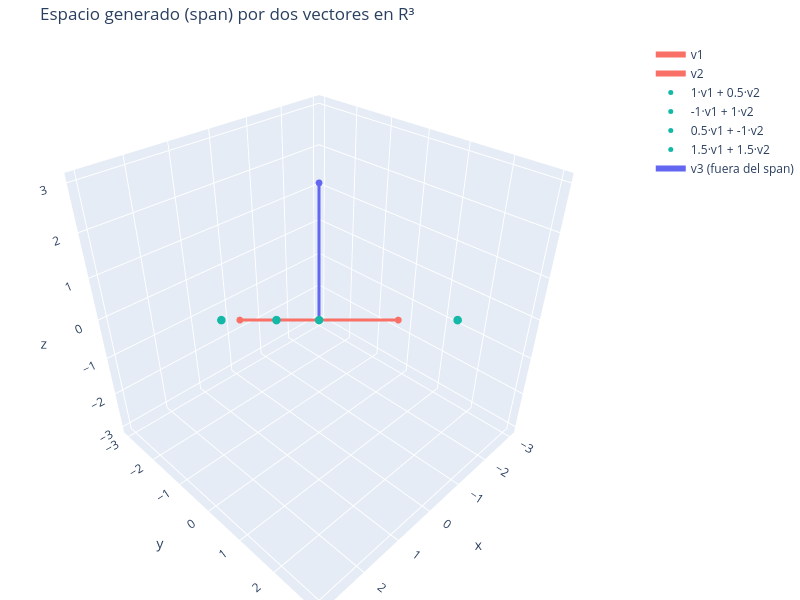

Source (notebook cell):
### Markdown cell above
<a id="espacios-vectoriales"></a>

## <span style="color:#F97066;">2.</span> Espacios vectoriales: dónde "viven" los vectores

Un **espacio vectorial** es un conjunto de vectores en el que están definidas dos operaciones — la suma de vectores y la multiplicación por un escalar — de modo que el resultado de cualquiera de las dos siempre es, a su vez, otro vector del mismo conjunto. El ejemplo más común en Machine Learning es $\mathbb{R}^n$: el conjunto de todas las listas de $n$ números reales, como los vectores de características ya vistos en la sección anterior.

Todo espacio vectorial tiene una **base**: un conjunto mínimo de vectores a partir del cual, mediante combinaciones lineales ($a_1 v_1 + a_2 v_2 + \dots$), se puede construir cualquier otro vector del espacio. El número de vectores de la base es la **dimensión** del espacio. Por ejemplo, en $\mathbb{R}^2$ la base estándar es $\{(1,0), (0,1)\}$, y cualquier vector $(a,b)$ se escribe como $a\cdot(1,0) + b\cdot(0,1)$.

El conjunto de **todas** las combinaciones lineales posibles de un grupo de vectores se llama su **span**, y forma un **subespacio**: un espacio vectorial más pequeño contenido dentro de uno más grande. Dos vectores linealmente independientes en $\mathbb{R}^3$ generan, por ejemplo, un plano que pasa por el origen — un subespacio de dimensión 2 dentro de un espacio de dimensión 3. A continuación, una visualización interactiva de exactamente esta idea.

### Code cell
import numpy as np
import plotly.graph_objects as go

# Dos vectores linealmente independientes en R^3
v1 = np.array([2, 0, 1])
v2 = np.array([0, 2, 1])
# Un tercer vector que NO pertenece al plano (subespacio) generado por v1 y v2
v3 = np.array([0, 0, 3])

# 1. Generar el plano formado por todas las combinaciones lineales s*v1 + t*v2 (el span de v1 y v2)
s = np.linspace(-1.5, 1.5, 10)
t = np.linspace(-1.5, 1.5, 10)
S, T = np.meshgrid(s, t)
X = S * v1[0] + T * v2[0]
Y = S * v1[1] + T * v2[1]
Z = S * v1[2] + T * v2[2]

fig = go.Figure()

# El plano (subespacio) generado por v1 y v2
fig.add_trace(go.Surface(
    x=X, y=Y, z=Z,
    colorscale=[[0, "#0EA5E9"], [1, "#0EA5E9"]], opacity=0.35, showscale=False,
    name="Span(v1, v2)",
))

# Los vectores base v1 y v2, como flechas desde el origen
for v, nombre in [(v1, "v1"), (v2, "v2")]:
    fig.add_trace(go.Scatter3d(
        x=[0, v[0]], y=[0, v[1]], z=[0, v[2]],
        mode="lines+markers", line=dict(color="#F97066", width=6),
        marker=dict(size=4, color="#F97066"), name=nombre,
    ))

# Algunas combinaciones lineales a*v1 + b*v2 (puntos sobre el plano)
combinaciones = [(1, 0.5), (-1, 1), (0.5, -1), (1.5, 1.5)]
for a, b in combinaciones:
    punto = a * v1 + b * v2
    fig.add_trace(go.Scatter3d(
        x=[punto[0]], y=[punto[1]], z=[punto[2]],
        mode="markers", marker=dict(size=5, color="#14B8A6"),
        name=f"{a}·v1 + {b}·v2",
    ))

# v3: un vector que NO está en el span de v1 y v2
fig.add_trace(go.Scatter3d(
    x=[0, v3[0]], y=[0, v3[1]], z=[0, v3[2]],
    mode="lines+markers", line=dict(color="#6366F1", width=6),
    marker=dict(size=4, color="#6366F1"), name="v3 (fuera del span)",
))

fig.update_layout(
    title="Espacio generado (span) por dos vectores en R³",
    scene=dict(xaxis_title="x", yaxis_title="y", zaxis_title="z"),
    width=800, height=600, margin=dict(l=0, r=0, b=0, t=40),
)
fig.show()

# Verificación algebraica: el rango de [v1, v2] es 2 (independientes, generan un plano);
# al agregar v3 el rango sube a 3, confirmando que v3 no pertenece a ese plano.
print(f"Rango de [v1, v2]: {np.linalg.matrix_rank(np.array([v1, v2]))}")
print(f"Rango de [v1, v2, v3]: {np.linalg.matrix_rank(np.array([v1, v2, v3]))}")

### Figure 1 — Plotly figure (JSON) as saved in the notebook; plotly's stock layout.template omitted (floating-point values rounded to 4 significant figures)
{"data": [{"colorscale": [[0, "#0EA5E9"], [1, "#0EA5E9"]], "name": "Span(v1, v2)", "opacity": 0.35, "showscale": false, "type": "surface", "x": [[-3.0, -2.333, -1.667, -1.0, -0.3333, 0.3333, 1.0, 1.667, 2.333, 3.0], [-3.0, -2.333, -1.667, -1.0, -0.3333, 0.3333, 1.0, 1.667, 2.333, 3.0], [-3.0, -2.333, -1.667, -1.0, -0.3333, 0.3333, 1.0, 1.667, 2.333, 3.0], [-3.0, -2.333, -1.667, -1.0, -0.3333, 0.3333, 1.0, 1.667, 2.333, 3.0], [-3.0, -2.333, -1.667, -1.0, -0.3333, 0.3333, 1.0, 1.667, 2.333, 3.0], [-3.0, -2.333, -1.667, -1.0, -0.3333, 0.3333, 1.0, 1.667, 2.333, 3.0], [-3.0, -2.333, -1.667, -1.0, -0.3333, 0.3333, 1.0, 1.667, 2.333, 3.0], [-3.0, -2.333, -1.667, -1.0, -0.3333, 0.3333, 1.0, 1.667, 2.333, 3.0], [-3.0, -2.333, -1.667, -1.0, -0.3333, 0.3333, 1.0, 1.667, 2.333, 3.0], [-3.0, -2.333, -1.667, -1.0, -0.3333, 0.3333, 1.0, 1.667, 2.333, 3.0]], "y": [[-3.0, -3.0, -3.0, -3.0, -3.0, -3.0, -3.0, -3.0, -3.0, -3.0], [-2.333, -2.333, -2.333, -2.333, -2.333, -2.333, -2.333, -2.333, -2.333, -2.333], [-1.667, -1.667, -1.667, -1.667, -1.667, -1.667, -1.667, -1.667, -1.667, -1.667], [-1.0, -1.0, -1.0, -1.0, -1.0, -1.0, -1.0, -1.0, -1.0, -1.0], [-0.3333, -0.3333, -0.3333, -0.3333, -0.3333, -0.3333, -0.3333, -0.3333, -0.3333, -0.3333], [0.3333, 0.3333, 0.3333, 0.3333, 0.3333, 0.3333, 0.3333, 0.3333, 0.3333, 0.3333], [1.0, 1.0, 1.0, 1.0, 1.0, 1.0, 1.0, 1.0, 1.0, 1.0], [1.667, 1.667, 1.667, 1.667, 1.667, 1.667, 1.667, 1.667, 1.667, 1.667], [2.333, 2.333, 2.333, 2.333, 2.333, 2.333, 2.333, 2.333, 2.333, 2.333], [3.0, 3.0, 3.0, 3.0, 3.0, 3.0, 3.0, 3.0, 3.0, 3.0]], "z": [[-3.0, -2.667, -2.333, -2.0, -1.667, -1.333, -1.0, -0.6667, -0.3333, 0.0], [-2.667, -2.333, -2.0, -1.667, -1.333, -1.0, -0.6667, -0.3333, -2.22e-16, 0.3333], [-2.333, -2.0, -1.667, -1.333, -1.0, -0.6667, -0.3333, -3.331e-16, 0.3333, 0.6667], [-2.0, -1.667, -1.333, -1.0, -0.6667, -0.3333, 0.0, 0.3333, 0.6667, 1.0], [-1.667, -1.333, -1.0, -0.6667, -0.3333, -2.22e-16, 0.3333, 0.6667, 1.0, 1.333], [-1.333, -1.0, -0.6667, -0.3333, -2.22e-16, 0.3333, 0.6667, 1.0, 1.333, 1.667], [-1.0, -0.6667, -0.3333, 0.0, 0.3333, 0.6667, 1.0, 1.333, 1.667, 2.0], [-0.6667, -0.3333, -3.331e-16, 0.3333, 0.6667, 1.0, 1.333, 1.667, 2.0, 2.333], [-0.3333, -2.22e-16, 0.3333, 0.6667, 1.0, 1.333, 1.667, 2.0, 2.333, 2.667], [0.0, 0.3333, 0.6667, 1.0, 1.333, 1.667, 2.0, 2.333, 2.667, 3.0]]}, {"line": {"color": "#F97066", "width": 6}, "marker": {"color": "#F97066", "size": 4}, "mode": "lines+markers", "name": "v1", "type": "scatter3d", "x": [0, 2], "y": [0, 0], "z": [0, 1]}, {"line": {"color": "#F97066", "width": 6}, "marker": {"color": "#F97066", "size": 4}, "mode": "lines+markers", "name": "v2", "type": "scatter3d", "x": [0, 0], "y": [0, 2], "z": [0, 1]}, {"marker": {"color": "#14B8A6", "size": 5}, "mode": "markers", "name": "1·v1 + 0.5·v2", "type": "scatter3d", "x": [2.0], "y": [1.0], "z": [1.5]}, {"marker": {"color": "#14B8A6", "size": 5}, "mode": "markers", "name": "-1·v1 + 1·v2", "type": "scatter3d", "x": [-2], "y": [2], "z": [0]}, {"marker": {"color": "#14B8A6", "size": 5}, "mode": "markers", "name": "0.5·v1 + -1·v2", "type": "scatter3d", "x": [1.0], "y": [-2.0], "z": [-0.5]}, {"marker": {"color": "#14B8A6", "size": 5}, "mode": "markers", "name": "1.5·v1 + 1.5·v2", "type": "scatter3d", "x": [3.0], "y": [3.0], "z": [3.0]}, {"line": {"color": "#6366F1", "width": 6}, "marker": {"color": "#6366F1", "size": 4}, "mode": "lines+markers", "name": "v3 (fuera del span)", "type": "scatter3d", "x": [0, 0], "y": [0, 0], "z": [0, 3]}], "layout": {"height": 600, "margin": {"b": 0, "l": 0, "r": 0, "t": 40}, "scene": {"xaxis": {"title": {"text": "x"}}, "yaxis": {"title": {"text": "y"}}, "zaxis": {"title": {"text": "z"}}}, "title": {"text": "Espacio generado (span) por dos vectores en R³"}, "width": 800}}
